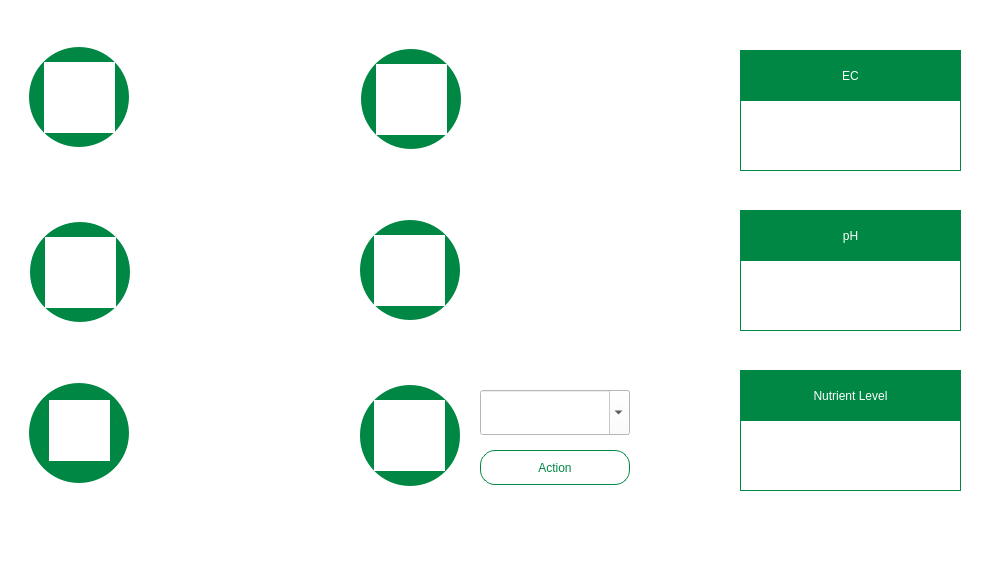
<?xml version="1.0" encoding="UTF-8"?>
<ui version="4.0">
 <class>Form</class>
 <widget class="QWidget" name="Form">
  <property name="geometry">
   <rect>
    <x>0</x>
    <y>0</y>
    <width>1000</width>
    <height>580</height>
   </rect>
  </property>
  <property name="windowTitle">
   <string>Form</string>
  </property>
  <property name="layoutDirection">
   <enum>Qt::LeftToRight</enum>
  </property>
  <property name="styleSheet">
   <string notr="true">background-color: rgb(255, 255, 255);</string>
  </property>
  <widget class="QLabel" name="sensor_ec_value">
   <property name="geometry">
    <rect>
     <x>750</x>
     <y>110</y>
     <width>201</width>
     <height>51</height>
    </rect>
   </property>
   <property name="font">
    <font>
     <family>나눔스퀘어 ExtraBold</family>
     <pointsize>18</pointsize>
     <weight>10</weight>
     <italic>false</italic>
     <bold>false</bold>
    </font>
   </property>
   <property name="styleSheet">
    <string notr="true">font: 81 18pt &quot;나눔스퀘어 ExtraBold&quot;;
color: rgb(0, 135, 68);</string>
   </property>
   <property name="text">
    <string/>
   </property>
   <property name="alignment">
    <set>Qt::AlignCenter</set>
   </property>
  </widget>
  <widget class="QLabel" name="sensor_ec_label">
   <property name="geometry">
    <rect>
     <x>740</x>
     <y>50</y>
     <width>221</width>
     <height>51</height>
    </rect>
   </property>
   <property name="styleSheet">
    <string notr="true">font: 75 16pt &quot;Arial&quot;;
color: rgb(255, 255, 255);
background-color: rgb(0, 135, 68);</string>
   </property>
   <property name="text">
    <string>EC</string>
   </property>
   <property name="alignment">
    <set>Qt::AlignCenter</set>
   </property>
  </widget>
  <widget class="QLabel" name="cooler_circle">
   <property name="geometry">
    <rect>
     <x>29</x>
     <y>47</y>
     <width>100</width>
     <height>100</height>
    </rect>
   </property>
   <property name="styleSheet">
    <string notr="true">background-color: rgb(0, 135, 68);
border-radius: 50px;</string>
   </property>
   <property name="text">
    <string/>
   </property>
  </widget>
  <widget class="QLabel" name="cooler_icon">
   <property name="geometry">
    <rect>
     <x>44</x>
     <y>62</y>
     <width>71</width>
     <height>71</height>
    </rect>
   </property>
   <property name="styleSheet">
    <string notr="true">border-image: url(:/images/images/cooler.png);</string>
   </property>
   <property name="text">
    <string/>
   </property>
  </widget>
  <widget class="QLabel" name="cooler_slide">
   <property name="geometry">
    <rect>
     <x>150</x>
     <y>59</y>
     <width>150</width>
     <height>75</height>
    </rect>
   </property>
   <property name="styleSheet">
    <string notr="true"/>
   </property>
   <property name="text">
    <string/>
   </property>
  </widget>
  <widget class="QLabel" name="heater_circle">
   <property name="geometry">
    <rect>
     <x>361</x>
     <y>49</y>
     <width>100</width>
     <height>100</height>
    </rect>
   </property>
   <property name="styleSheet">
    <string notr="true">background-color: rgb(0, 135, 68);
border-radius: 50px;</string>
   </property>
   <property name="text">
    <string/>
   </property>
  </widget>
  <widget class="QLabel" name="heater_icon">
   <property name="geometry">
    <rect>
     <x>376</x>
     <y>64</y>
     <width>71</width>
     <height>71</height>
    </rect>
   </property>
   <property name="styleSheet">
    <string notr="true">border-image: url(:/images/images/heater.png);</string>
   </property>
   <property name="text">
    <string/>
   </property>
  </widget>
  <widget class="QLabel" name="heater_slide">
   <property name="geometry">
    <rect>
     <x>480</x>
     <y>61</y>
     <width>150</width>
     <height>75</height>
    </rect>
   </property>
   <property name="styleSheet">
    <string notr="true"/>
   </property>
   <property name="text">
    <string/>
   </property>
  </widget>
  <widget class="QLabel" name="nutrientsolution_pump_slide">
   <property name="geometry">
    <rect>
     <x>150</x>
     <y>234</y>
     <width>150</width>
     <height>75</height>
    </rect>
   </property>
   <property name="styleSheet">
    <string notr="true"/>
   </property>
   <property name="text">
    <string/>
   </property>
  </widget>
  <widget class="QLabel" name="nutrientsolution_pump_circle">
   <property name="geometry">
    <rect>
     <x>30</x>
     <y>222</y>
     <width>100</width>
     <height>100</height>
    </rect>
   </property>
   <property name="styleSheet">
    <string notr="true">background-color: rgb(0, 135, 68);
border-radius: 50px;</string>
   </property>
   <property name="text">
    <string/>
   </property>
  </widget>
  <widget class="QLabel" name="nutrientsolution_pump_icon">
   <property name="geometry">
    <rect>
     <x>45</x>
     <y>237</y>
     <width>71</width>
     <height>71</height>
    </rect>
   </property>
   <property name="styleSheet">
    <string notr="true">border-image: url(:/images/images/nu_pump.png);</string>
   </property>
   <property name="text">
    <string/>
   </property>
  </widget>
  <widget class="QLabel" name="co2_pump_circle">
   <property name="geometry">
    <rect>
     <x>29</x>
     <y>383</y>
     <width>100</width>
     <height>100</height>
    </rect>
   </property>
   <property name="styleSheet">
    <string notr="true">background-color: rgb(0, 135, 68);
border-radius: 50px;</string>
   </property>
   <property name="text">
    <string/>
   </property>
  </widget>
  <widget class="QLabel" name="co2_pump_slide">
   <property name="geometry">
    <rect>
     <x>149</x>
     <y>395</y>
     <width>150</width>
     <height>75</height>
    </rect>
   </property>
   <property name="styleSheet">
    <string notr="true"/>
   </property>
   <property name="text">
    <string/>
   </property>
  </widget>
  <widget class="QLabel" name="co2_pump_icon">
   <property name="geometry">
    <rect>
     <x>49</x>
     <y>400</y>
     <width>61</width>
     <height>61</height>
    </rect>
   </property>
   <property name="styleSheet">
    <string notr="true">border-image: url(:/images/images/co2.png);</string>
   </property>
   <property name="text">
    <string/>
   </property>
  </widget>
  <widget class="QLabel" name="ph_pump_circle">
   <property name="geometry">
    <rect>
     <x>360</x>
     <y>385</y>
     <width>100</width>
     <height>101</height>
    </rect>
   </property>
   <property name="styleSheet">
    <string notr="true">background-color: rgb(0, 135, 68);
border-radius: 50px;</string>
   </property>
   <property name="text">
    <string/>
   </property>
  </widget>
  <widget class="QLabel" name="ph_pump_icon">
   <property name="geometry">
    <rect>
     <x>374</x>
     <y>400</y>
     <width>71</width>
     <height>71</height>
    </rect>
   </property>
   <property name="styleSheet">
    <string notr="true">border-image: url(:/images/images/ph.png);</string>
   </property>
   <property name="text">
    <string/>
   </property>
  </widget>
  <widget class="QComboBox" name="ph_combo">
   <property name="geometry">
    <rect>
     <x>480</x>
     <y>390</y>
     <width>150</width>
     <height>45</height>
    </rect>
   </property>
   <property name="font">
    <font>
     <family>나눔스퀘어</family>
     <pointsize>12</pointsize>
     <weight>50</weight>
     <italic>false</italic>
     <bold>false</bold>
    </font>
   </property>
   <property name="layoutDirection">
    <enum>Qt::LeftToRight</enum>
   </property>
   <property name="styleSheet">
    <string notr="true">font: 12pt &quot;나눔스퀘어&quot;;</string>
   </property>
   <property name="editable">
    <bool>true</bool>
   </property>
   <property name="currentText">
    <string/>
   </property>
   <property name="currentIndex">
    <number>-1</number>
   </property>
  </widget>
  <widget class="QPushButton" name="ph_button">
   <property name="geometry">
    <rect>
     <x>480</x>
     <y>450</y>
     <width>150</width>
     <height>35</height>
    </rect>
   </property>
   <property name="styleSheet">
    <string notr="true">QPushButton:hover
{ 
	background-color: rgb(0, 135, 68);
	border-radius: 15px;
	font: 75 15pt &quot;Arial&quot;;
	color: white;  
}

QPushButton
{ 
	border-radius: 15px;
	border: 1px solid rgb(0, 135, 68);
	font: 75 15pt &quot;나눔스퀘어 Bold&quot;;
	color: rgb(0, 135, 68);
}
</string>
   </property>
   <property name="text">
    <string>Action</string>
   </property>
  </widget>
  <widget class="QLabel" name="sensor_ec">
   <property name="geometry">
    <rect>
     <x>740</x>
     <y>50</y>
     <width>221</width>
     <height>121</height>
    </rect>
   </property>
   <property name="styleSheet">
    <string notr="true">background-color: rgb(255, 255, 255);
border-style: solid;
border-width: 1px;
border-color: rgb(0, 135, 68);</string>
   </property>
   <property name="text">
    <string/>
   </property>
  </widget>
  <widget class="QLabel" name="sensor_ph_label">
   <property name="geometry">
    <rect>
     <x>740</x>
     <y>210</y>
     <width>221</width>
     <height>51</height>
    </rect>
   </property>
   <property name="styleSheet">
    <string notr="true">font: 75 16pt &quot;Arial&quot;;
color: rgb(255, 255, 255);
background-color: rgb(0, 135, 68);</string>
   </property>
   <property name="text">
    <string>pH</string>
   </property>
   <property name="alignment">
    <set>Qt::AlignCenter</set>
   </property>
  </widget>
  <widget class="QLabel" name="sensor_ph">
   <property name="geometry">
    <rect>
     <x>740</x>
     <y>210</y>
     <width>221</width>
     <height>121</height>
    </rect>
   </property>
   <property name="styleSheet">
    <string notr="true">background-color: rgb(255, 255, 255);
border-style: solid;
border-width: 1px;
border-color: rgb(0, 135, 68);</string>
   </property>
   <property name="text">
    <string/>
   </property>
  </widget>
  <widget class="QLabel" name="sensor_ph_value">
   <property name="geometry">
    <rect>
     <x>750</x>
     <y>270</y>
     <width>201</width>
     <height>51</height>
    </rect>
   </property>
   <property name="font">
    <font>
     <family>나눔스퀘어 ExtraBold</family>
     <pointsize>18</pointsize>
     <weight>10</weight>
     <italic>false</italic>
     <bold>false</bold>
    </font>
   </property>
   <property name="styleSheet">
    <string notr="true">font: 81 18pt &quot;나눔스퀘어 ExtraBold&quot;;
color: rgb(0, 135, 68);</string>
   </property>
   <property name="text">
    <string/>
   </property>
   <property name="alignment">
    <set>Qt::AlignCenter</set>
   </property>
  </widget>
  <widget class="QLabel" name="sensor_nutrient_level_label">
   <property name="geometry">
    <rect>
     <x>740</x>
     <y>370</y>
     <width>221</width>
     <height>51</height>
    </rect>
   </property>
   <property name="styleSheet">
    <string notr="true">font: 75 16pt &quot;Arial&quot;;
color: rgb(255, 255, 255);
background-color: rgb(0, 135, 68);</string>
   </property>
   <property name="text">
    <string>Nutrient Level</string>
   </property>
   <property name="alignment">
    <set>Qt::AlignCenter</set>
   </property>
  </widget>
  <widget class="QLabel" name="sensor_nutrient_level">
   <property name="geometry">
    <rect>
     <x>740</x>
     <y>370</y>
     <width>221</width>
     <height>121</height>
    </rect>
   </property>
   <property name="styleSheet">
    <string notr="true">background-color: rgb(255, 255, 255);
border-style: solid;
border-width: 1px;
border-color: rgb(0, 135, 68);</string>
   </property>
   <property name="text">
    <string/>
   </property>
  </widget>
  <widget class="QLabel" name="sensor_nutrientlevel_value">
   <property name="geometry">
    <rect>
     <x>750</x>
     <y>430</y>
     <width>201</width>
     <height>51</height>
    </rect>
   </property>
   <property name="font">
    <font>
     <family>나눔스퀘어 ExtraBold</family>
     <pointsize>18</pointsize>
     <weight>10</weight>
     <italic>false</italic>
     <bold>false</bold>
    </font>
   </property>
   <property name="styleSheet">
    <string notr="true">font: 81 18pt &quot;나눔스퀘어 ExtraBold&quot;;
color: rgb(0, 135, 68);</string>
   </property>
   <property name="text">
    <string/>
   </property>
   <property name="alignment">
    <set>Qt::AlignCenter</set>
   </property>
  </widget>
  <widget class="QLabel" name="nutrient_pump_icon">
   <property name="geometry">
    <rect>
     <x>374</x>
     <y>235</y>
     <width>71</width>
     <height>71</height>
    </rect>
   </property>
   <property name="styleSheet">
    <string notr="true">border-image: url(:/images/images/ab_pump.png);</string>
   </property>
   <property name="text">
    <string/>
   </property>
  </widget>
  <widget class="QLabel" name="nutrient_pump_circle">
   <property name="geometry">
    <rect>
     <x>360</x>
     <y>220</y>
     <width>100</width>
     <height>100</height>
    </rect>
   </property>
   <property name="styleSheet">
    <string notr="true">background-color: rgb(0, 135, 68);
border-radius: 50px;</string>
   </property>
   <property name="text">
    <string/>
   </property>
  </widget>
  <widget class="QLabel" name="nutrient_pump_slide">
   <property name="geometry">
    <rect>
     <x>480</x>
     <y>232</y>
     <width>150</width>
     <height>75</height>
    </rect>
   </property>
   <property name="styleSheet">
    <string notr="true"/>
   </property>
   <property name="text">
    <string/>
   </property>
  </widget>
  <zorder>nutrient_pump_circle</zorder>
  <zorder>sensor_nutrient_level</zorder>
  <zorder>co2_pump_circle</zorder>
  <zorder>sensor_ph</zorder>
  <zorder>sensor_ec</zorder>
  <zorder>nutrientsolution_pump_circle</zorder>
  <zorder>sensor_ec_value</zorder>
  <zorder>cooler_circle</zorder>
  <zorder>cooler_slide</zorder>
  <zorder>heater_circle</zorder>
  <zorder>heater_slide</zorder>
  <zorder>nutrientsolution_pump_slide</zorder>
  <zorder>co2_pump_slide</zorder>
  <zorder>ph_pump_circle</zorder>
  <zorder>ph_combo</zorder>
  <zorder>ph_button</zorder>
  <zorder>sensor_ec_label</zorder>
  <zorder>sensor_ph_label</zorder>
  <zorder>sensor_ph_value</zorder>
  <zorder>cooler_icon</zorder>
  <zorder>heater_icon</zorder>
  <zorder>ph_pump_icon</zorder>
  <zorder>co2_pump_icon</zorder>
  <zorder>sensor_nutrient_level_label</zorder>
  <zorder>sensor_nutrientlevel_value</zorder>
  <zorder>nutrient_pump_slide</zorder>
  <zorder>nutrientsolution_pump_icon</zorder>
  <zorder>nutrient_pump_icon</zorder>
 </widget>
 <resources>
  <include location="res.qrc"/>
 </resources>
 <connections/>
</ui>
